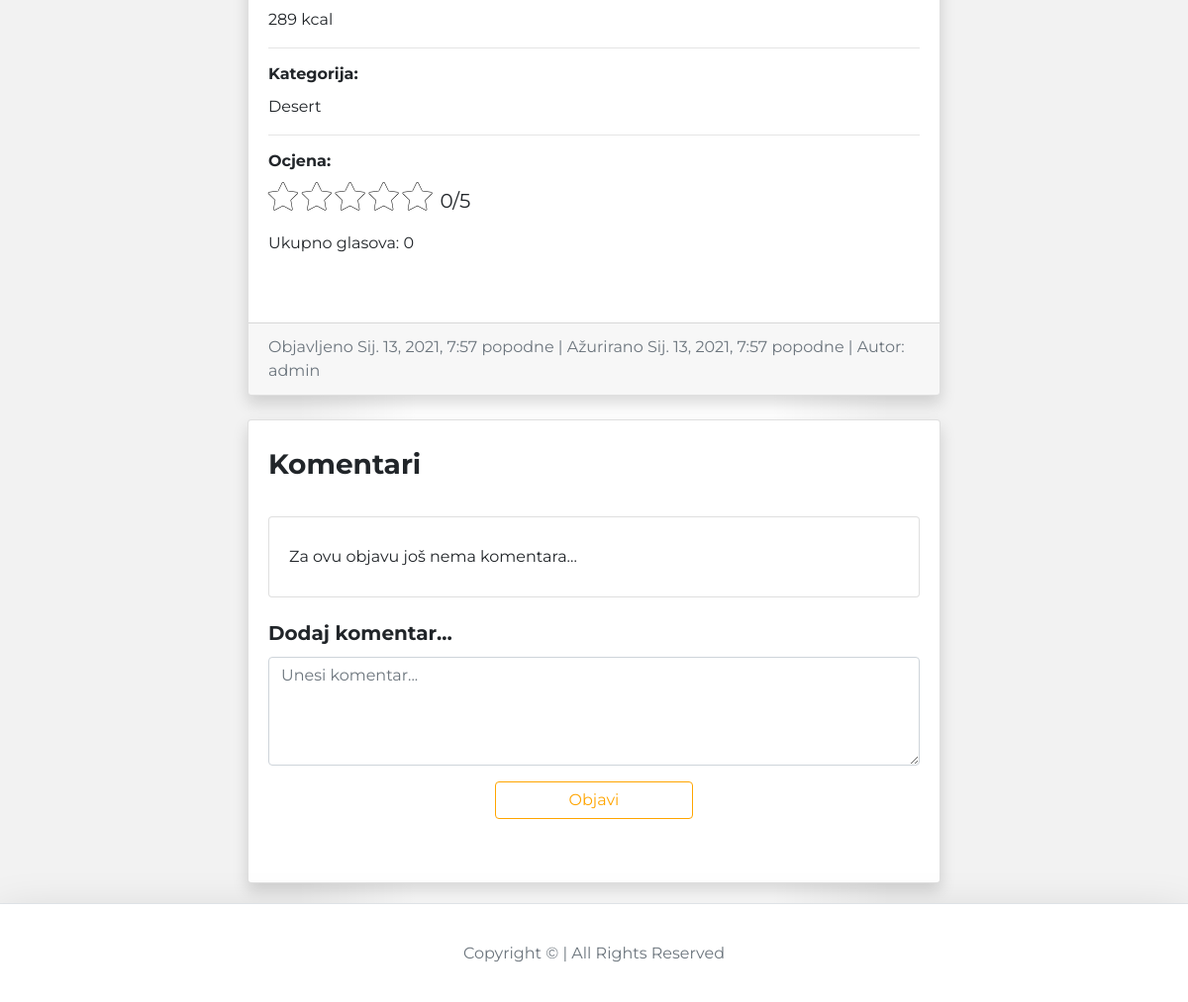
/blog/admin-puding-u-casi/ (lower part), run on an earlier commit of the app's database.
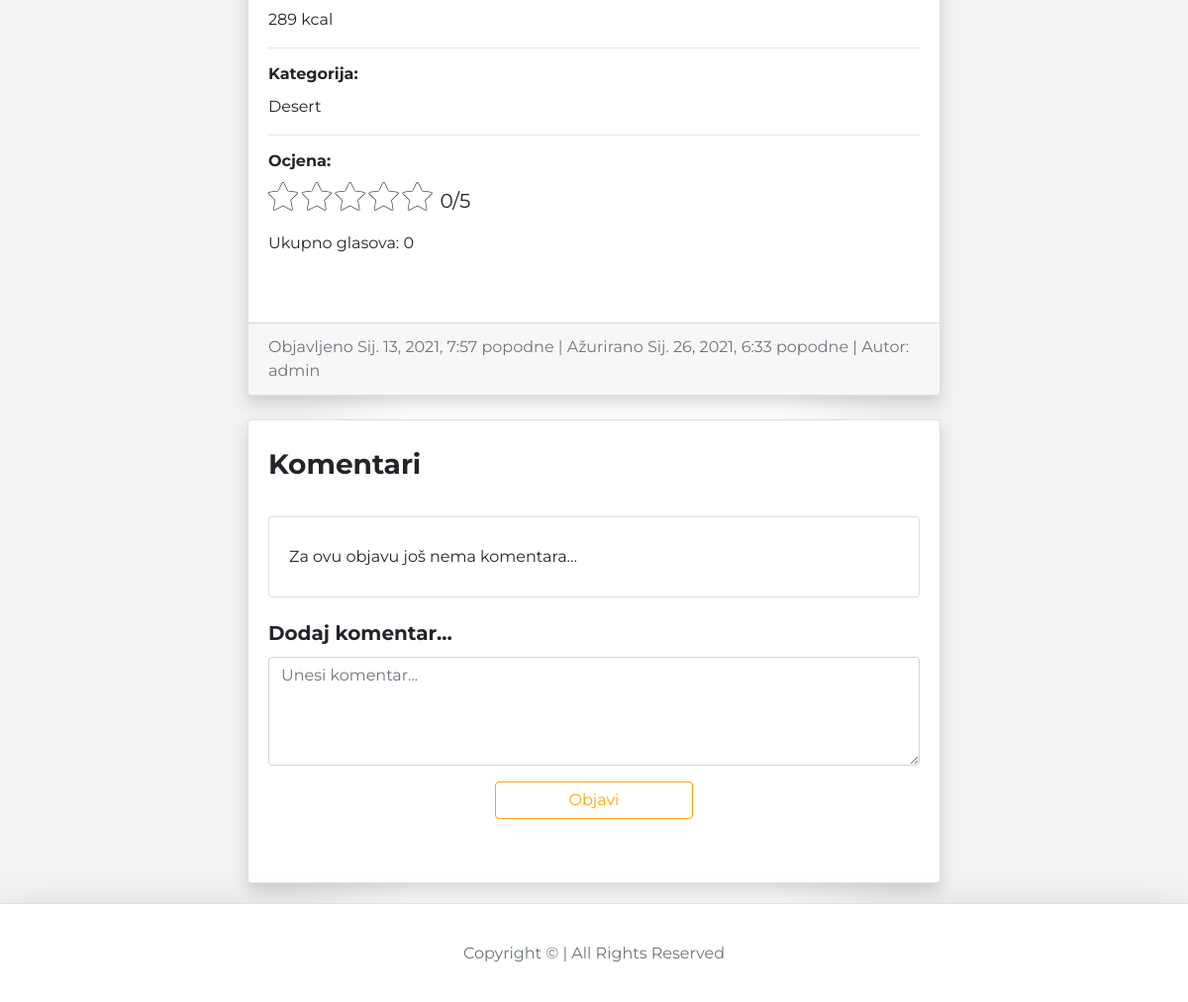
And on a later commit of the database.
### blog/models.py (models this page shows, shortened)
class BlogPost(models.Model):
    title           = models.CharField(max_length=50, null=False, blank=False)
    body            = models.TextField(max_length=500, null=False, blank=False)
    image           = models.ImageField(upload_to=upload_location, null=False, blank=False)
    date_published  = models.DateTimeField(auto_now_add=True, verbose_name="date published")
    date_updated    = models.DateTimeField(auto_now=True, verbose_name="date updated")
    author          = models.ForeignKey(settings.AUTH_USER_MODEL, on_delete=models.CASCADE)
    category        = models.IntegerField(verbose_name="Kategorija", choices=CATEGORY_CHOICES, default=0)
    slug            = models.SlugField(blank=True, unique=True)
    time            = models.IntegerField(null=True, blank=True)
    calories        = models.IntegerField(null=True, blank=True)
    favorite        = models.ManyToManyField("account.Account", related_name="favorite", blank=True)
    ingredient_0    = models.CharField(max_length=100, null=True, blank=True)
    ingredient_1    = models.CharField(max_length=100, null=True, blank=True)
    ingredient_2    = models.CharField(max_length=100, null=True, blank=True)
    ingredient_3    = models.CharField(max_length=100, null=True, blank=True)
    ingredient_4    = models.CharField(max_length=100, null=True, blank=True)
    ingredient_5    = models.CharField(max_length=100, null=True, blank=True)
    ingredient_6    = models.CharField(max_length=100, null=True, blank=True)
    ingredient_7    = models.CharField(max_length=100, null=True, blank=True)
    ingredient_8    = models.CharField(max_length=100, null=True, blank=True)
    ingredient_9    = models.CharField(max_length=100, null=True, blank=True)
    ingredient_10    = models.CharField(max_length=100, null=True, blank=True)
    ingredient_11    = models.CharField(max_length=100, null=True, blank=True)
    ingredient_12    = models.CharField(max_length=100, null=True, blank=True)
    ingredient_13    = models.CharField(max_length=100, null=True, blank=True)
    ingredient_14    = models.CharField(max_length=100, null=True, blank=True)
    ingredient_15    = models.CharField(max_length=100, null=True, blank=True)
    ingredient_16    = models.CharField(max_length=100, null=True, blank=True)
    ingredient_17    = models.CharField(max_length=100, null=True, blank=True)
    ingredient_18    = models.CharField(max_length=100, null=True, blank=True)
    ingredient_19    = models.CharField(max_length=100, null=True, blank=True)
    step_0    = models.CharField(max_length=500, null=True, blank=True)
    step_1    = models.CharField(max_length=500, null=True, blank=True)
    step_2    = models.CharField(max_length=500, null=True, blank=True)
    step_3    = models.CharField(max_length=500, null=True, blank=True)
    step_4    = models.CharField(max_length=500, null=True, blank=True)
    step_5    = models.CharField(max_length=500, null=True, blank=True)
    step_6    = models.CharField(max_length=500, null=True, blank=True)
    step_7    = models.CharField(max_length=500, null=True, blank=True)
    step_8    = models.CharField(max_length=500, null=True, blank=True)
    step_9    = models.CharField(max_length=500, null=True, blank=True)
    step_10    = models.CharField(max_length=500, null=True, blank=True)
    step_11    = models.CharField(max_length=500, null=True, blank=True)
    step_12    = models.CharField(max_length=500, null=True, blank=True)
    step_13    = models.CharField(max_length=500, null=True, blank=True)
    step_14    = models.CharField(max_length=500, null=True, blank=True)
    step_15    = models.CharField(max_length=500, null=True, blank=True)
    step_16    = models.CharField(max_length=500, null=True, blank=True)
    step_17    = models.CharField(max_length=500, null=True, blank=True)
    step_18    = models.CharField(max_length=500, null=True, blank=True)
    step_19    = models.CharField(max_length=500, null=True, blank=True)

### account/models.py (models this page shows, shortened)
class Account(AbstractBaseUser):
    username            = models.CharField(max_length=30, unique=True)
    email               = models.EmailField(verbose_name="E-mail", max_length=60, unique=True)
    gender              = models.IntegerField(verbose_name="Spol", choices=GENDER_CHOICES, default=2)
    date_of_birth       = models.DateField(verbose_name="Datum rođenja", auto_now=False, auto_now_add=False, default="2001-01-01")
    date_joined         = models.DateTimeField(verbose_name="Date joined", auto_now_add=True)
    last_login          = models.DateTimeField(verbose_name="Last login", auto_now=True)
    is_admin            = models.BooleanField(default=False)
    is_active           = models.BooleanField(default=True)
    is_staff            = models.BooleanField(default=False)
    is_superuser        = models.BooleanField(default=False)
    USERNAME_FIELD = 'username'
    REQUIRED_FIELDS = ['email']
    objects = MyAccountManager()
    def __str__(self):
        return self.username

### blog/views.py (the view)
# urls.py: path('<slug>/', detail_blog_view, name="detail"),
def detail_blog_view(request, slug):
    context = {}
    blog_post = get_object_or_404(BlogPost, slug=slug)
    ratings = Rating.objects.filter(post=blog_post).order_by("score")
    is_favorite = False
    if blog_post.favorite.filter(id=request.user.id).exists():
        is_favorite = True
    average = ratings.aggregate(Avg("score"))["score__avg"]
    if average == None:
        average = 0
    average = round(average,1)
    count = ratings.aggregate(Count("score"))["score__count"]
    if count == None:
        count = 0
    context['blog_post'] = blog_post
    context['category'] = blog_post.get_category_display()
    context['average'] = average
    context['count'] = count
    context['is_favorite'] = is_favorite
    return render(request, 'blog/detail_blog.html', context)

### blog/templates/blog/detail_blog.html (shortened to what this page needs)
{% extends 'index.html' %}
{% block content %}
<div class="container">
    <div class="row">
        <div class="card m-auto shadow">
            <div class="card-body my-2">
                <p class="card-text">{{blog_post.calories}} kcal</p>
                <hr>
                <h6 class="card-title">Kategorija:</h6>
                <p class="card-text">{{blog_post.get_category_display}}</p>
                <hr>
                <div class="">
                    <div class="">
                        <h6 class="card-title p-0">Ocjena:</h6>
                    </div>
                <div class="row m-0">
                    <form action="{% url 'rate:rate_post' blog_post.slug %}" method="POST" class="rate-form">{% csrf_token %}
                        <div class="">
                            <button type="submit" id="first" name="score" value="1" class="fa fa-star fa-2x my-btn"></button>
                            <button type="submit" id="second" name="score" value="2" class="fa fa-star fa-2x my-btn"></button>
                            <button type="submit" id="third" name="score" value="3" class="fa fa-star fa-2x my-btn"></button>
                            <button type="submit" id="fourth" name="score" value="4" class="fa fa-star fa-2x my-btn"></button>
                            <button type="submit" id="fifth" name="score" value="5" class="fa fa-star fa-2x my-btn"></button>
                        </div>
                    </form>
                    <p class="pl-2 pt-1" style="font-size: 20px;">{{average}}/5</p>
                </div>
                    <p>Ukupno glasova: {{count}}</p>
                </div>
                <br>
            </div>
            <div class="card-footer text-muted">
                Objavljeno {{blog_post.date_published}} | Ažurirano {{blog_post.date_updated}} | Autor: {{blog_post.author}}
            </div>
        </div>
    </div>
        <br>
        <div class="card m-auto shadow">
            <div class="card-body my-2">
                <h3 class="card-title">Komentari</h3>
                <br>
                            {% if not blog_post.comments.all %}
                                <div class="card m-auto">
                                    <div class="card-body my-2">
                                        <p class="card-text">Za ovu objavu još nema komentara...</p>
                                    </div>
                                </div>
                                <br>
                            {% endif %}
                <h5 class="card-title">Dodaj komentar...</h5>
                <div class="card-body pt-0 mx-0 px-0">
                    <form method="post" action="{% url 'blog:comment' blog_post.slug %}">{% csrf_token %}
                        <textarea class="form-control" rows="4" type="text" name="body" id="id_body" placeholder="Unesi komentar..." required></textarea>
                        <div class="form-group mb-3 pt-3">
                            <button class="m-auto submit-button btn btn-md btn-outline-primary btn-block" type="submit">Objavi</button>
                        </div>
                    </form>
                </div>
            </div>
        </div>
</div>
{% endblock content %}

What changed in the data, as far as the page shows it:
changed BlogPost "Desert": date_updated "Sij. 13, 2021, 7:57 popodne" → "Sij. 26, 2021, 6:33 popodne"
